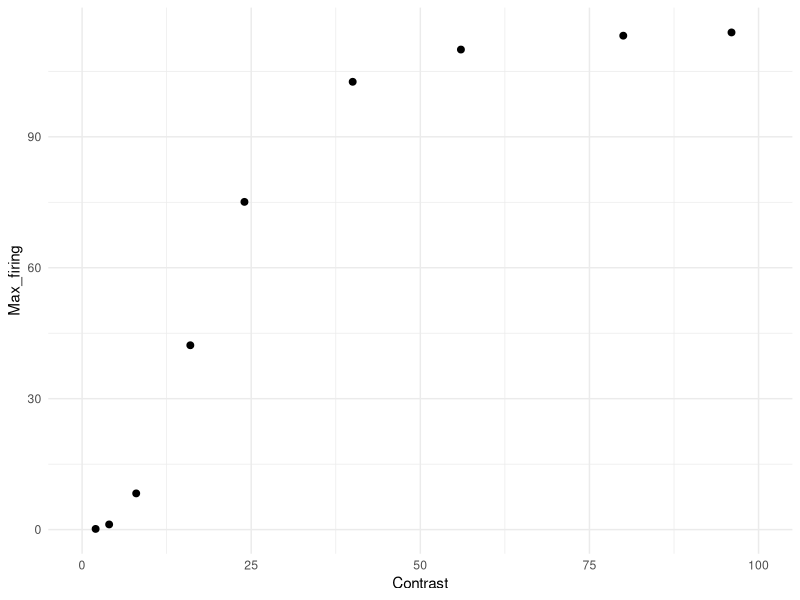
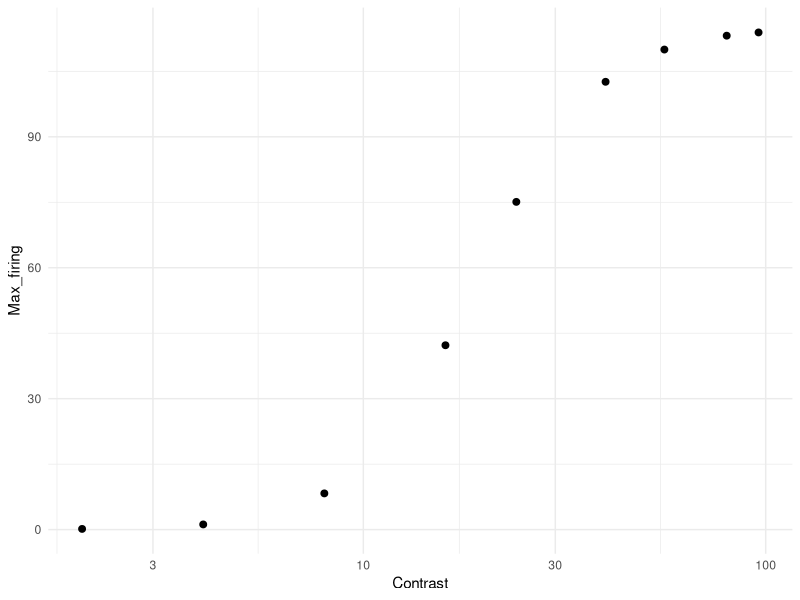

Recreate these plots in R, in order. (Note: this script raises an error after producing the figures.)
# Simulation based on Albrecht & Hamilton (1982, Fig. 4)

library(tidyverse)
library(doParallel)
library(foreach)

Contrast <- c(2, 4, 8, 16, 24, 40, 56, 80, 96)
Rmax <- 115
C50 <- 19.3
n   <-  2.9

Max_firing <- Rmax * Contrast^n / (Contrast^n + C50^n)
df_ah <- data.frame(Contrast, Max_firing)

g1 <- ggplot(df_ah, aes(x = Contrast, y = Max_firing)) +
  geom_point(size = 2) +
  coord_cartesian(xlim = c(0, 100)) +
  theme_minimal()
g1            

g2 <- ggplot(df_ah, aes(x = Contrast, y = Max_firing)) +
  geom_point(size = 2) +
  scale_x_log10() +
  theme_minimal()
g2 

### Simulation ###
cl <- makeCluster(parallel::detectCores() - 1)
registerDoParallel(cl)

n_neurons <- 180                                               # Number of neurons in the population
orientations <- seq(1, 180, by = 1)                            # Possible orientations (0 to 359 degrees)
preferred_orientations <-  seq(1, 180, length.out = n_neurons) # Preferred orientation of each neuron
max_firing_seq <- df_ah$Max_firing                             # Maximum firing rate of each neuron
contrast <-       df_ah$Contrast
tuning_width    <- 20                                          # Tuning width (standard deviation) of each neuron's response curve
n_trials <- 10000

all_results <- list()

for (max_firing_rate in max_firing_seq) {
  
  cat("Running max firing rate =", max_firing_rate, "\n")
  
  tuning_curves <- matrix(0, nrow = n_neurons, ncol = length(orientations))
  
  for (i in 1:n_neurons) {
    tuning_curves[i, ] <- max_firing_rate * exp(
      -0.5 * (
        pmin(abs(orientations - preferred_orientations[i]),
             180 - abs(orientations - preferred_orientations[i]))^2
      ) / tuning_width^2
    )
  }
  
  # ---- 90 ----
  responses_90 <- foreach(
    i = 1:n_trials,
    .combine = rbind,
    .packages = "stats"
  ) %dopar% {
    
    input_90 <- rnorm(n_trials, 90, 0)
    idx <- round(input_90[i]) + 1
    idx <- pmin(pmax(idx, 1), 180)
    
    mu <- tuning_curves[, idx]
    mu[mu == 0] <- 1e-8
    
    resp <- rnbinom(n_neurons, size = 1000000, mu = mu)
    
    cbind(resp,
          neuron = seq_len(n_neurons),
          stim = 90,
          trial = i,
          maxFR = max_firing_rate)
  }
  
  # ---- 91 ----
  responses_91 <- foreach(
    i = 1:n_trials,
    .combine = rbind,
    .packages = "stats"
  ) %dopar% {
    
    input_91 <- rnorm(n_trials, 91, 0)
    idx <- round(input_91[i]) + 1
    idx <- pmin(pmax(idx, 1), 180)
    
    mu <- tuning_curves[, idx]
    mu[mu == 0] <- 1e-8
    
    resp <- rnbinom(n_neurons, size = 1000000, mu = mu)
    
    cbind(resp,
          neuron = seq_len(n_neurons),
          stim = 91,
          trial = i,
          maxFR = max_firing_rate)
  }
  
  df_tmp <- as.data.frame(rbind(responses_90, responses_91))
  colnames(df_tmp) <- c("Spikes", "Neuron", "Stimulus", "Trial", "Contrast")
  
  all_results[[as.character(max_firing_rate)]] <- df_tmp
}

df <- do.call(rbind, all_results)
df$Contrast <- contrast[match(df$Contrast, max_firing_seq)]

### Visualization ###
df %>%
  group_by(Stimulus, Contrast, Trial) %>%
  summarise(Sum_spikes = sum(Spikes), .groups = "drop") -> df_sum

g3 <- ggplot(df_sum, aes(x = Sum_spikes)) +
  geom_density(alpha = 0.2, linewidth = 1) +
  theme_classic() +
  facet_wrap(. ~ Contrast, scales = "free") +  # axes scale to "free"
  scale_x_continuous(
    breaks = scales::pretty_breaks(n = 3)  # pretty
  ) +
  labs(
    x = "Sum of spikes",
    y = "Density",
    color = "Max firing rate",
    fill =  "Max firing rate"
  )
g3

df_sum %>%
  group_by(Contrast) %>%
  summarise(Mean_sum_spikes = mean(Sum_spikes),
            SD_sum_spikes = sd(Sum_spikes), .groups = "drop") -> df_summary

df_summary %>%
  ggplot(aes(x = Contrast, y = Mean_sum_spikes)) +
  geom_point(size = 2) +
  coord_cartesian(xlim = c(0, 100)) +
  theme_minimal() -> g4
g4

df_summary %>%
  ggplot(aes(x = Contrast, y = Mean_sum_spikes)) +
  geom_point(size = 2) +
  scale_x_log10() +
  theme_minimal() -> g5
g5

df_summary %>%
  ggplot(aes(x = Contrast, y = SD_sum_spikes)) +
  geom_point(size = 2) +
  coord_cartesian(xlim = c(0, 100)) +
  theme_minimal() -> g6
g6

df_summary %>%
  ggplot(aes(x = Contrast, y = SD_sum_spikes)) +
  geom_point(size = 2) +
  scale_x_log10() +
  theme_minimal() -> g7
g7

df %>%
  filter(Neuron %in% c(90, 91)) %>%
  pivot_wider(names_from = Neuron, values_from = Spikes) %>%
  ggplot(aes(x = `90`, y = `91`, color = factor(Stimulus))) +
  geom_point(size = 2, alpha = 0.2) +
  labs(x = "Neuron 90", y = "Neuron 91") +
  coord_cartesian(xlim = c(0, 100), ylim = c(0, 100)) +
  theme_minimal() +
  facet_wrap(. ~ Contrast) -> g8
# g8

# sanity check for fano factor 
df %>%
  group_by(Contrast, Stimulus, Neuron) %>%
  summarise(
    mean_spikes = mean(Spikes),
    var_spikes  = var(Spikes),
    fano = var_spikes / mean_spikes,
    .groups = "drop"
  ) %>%
  filter(mean_spikes > 0) %>%
  group_by(Contrast, Stimulus) %>%
  summarise(
    mean_mean_spikes = mean(mean_spikes, na.rm = TRUE),
    mean_var_spikes = mean(var_spikes),
    mean_fano = mean(fano, na.rm = TRUE), # average across neurons
    sd_fano   = sd(fano, na.rm = TRUE),   # sd across neurons
    .groups = "drop")

### Linear Fisher information ###
df_wide <- df %>%
  pivot_wider(
    id_cols = c(Trial, Contrast, Stimulus),
    names_from = Neuron,
    values_from = Spikes)

df_wide$Stimulus_bin <- ifelse(df_wide$Stimulus == 90, 1, 0)

compute_lfi <- function(data, lambda = 1e-6) {
  
  neurons <- grep("^[0-9]+$", colnames(data), value = TRUE)  
  
  data0 <- data[data$Stimulus_bin == 0, neurons]
  data1 <- data[data$Stimulus_bin == 1, neurons]
  
  mu0 <- colMeans(data0)
  mu1 <- colMeans(data1)
  
  df <- mu1 - mu0
  
  Sigma0 <- cov(data0)
  Sigma1 <- cov(data1)
  Sigma  <- (Sigma0 + Sigma1) / 2
  
  p <- length(neurons)              # 逆行列を安定化させる処理 (ニューロン間の相関を少し弱める)
  Sigma <- Sigma + lambda * diag(p) # Ridge正則化, Tikhonov regularization (小さい固有値を持ち上げる)
  
  I <- as.numeric(t(df) %*% solve(Sigma) %*% df) # LFI
  I_per_neuron <- I / p
  
  return(I_per_neuron)
}

maxFR_values <- sort(unique(df_wide$Contrast))

lfi_results <- data.frame(
  Contrast = numeric(),
  LFI_per_neuron = numeric()
)

for (maxFR in maxFR_values) {
  df_sub <- df_wide[df_wide$Contrast == maxFR, ]
  lfi_value <- compute_lfi(df_sub)
  lfi_results <- rbind(lfi_results,
                       data.frame(Contrast = maxFR,
                                  LFI_per_neuron = lfi_value))
}

lfi_results$Contrast <- contrast
print(lfi_results)

lfi_results %>%
  ggplot(aes(x = Contrast, y = LFI_per_neuron)) +
  geom_point(size = 2) +
  coord_cartesian(xlim = c(0, 100)) +
  theme_minimal() -> g9
g9

### Decoding with logistic regression ###
run_logistic_cv_parallel <- function(data, k = 5, ncores = detectCores() - 1) {
  
  predictors <- grep("^[0-9]+$", colnames(data), value = TRUE)  
  n <- nrow(data)
  
  set.seed(123)
  folds <- sample(rep(1:k, length.out = n))
  
  cl <- makeCluster(ncores)
  registerDoParallel(cl)
  
  acc <- foreach(i = 1:k, .combine = c) %dopar% {
    
    train <- data[folds != i, ]
    test  <- data[folds == i, ]
    
    model <- glm(
      Stimulus_bin ~ .,
      data = train[, c("Stimulus_bin", predictors)],
      family = binomial
    )
    
    prob <- predict(model, newdata = test, type = "response")
    pred <- ifelse(prob > 0.5, 1, 0)
    
    mean(pred == test$Stimulus_bin)
  }
  
  stopCluster(cl)
  
  mean(acc)
}

decoding_results <- data.frame(
  Contrast = numeric(),
  Decoding_accuracy = numeric()
)

for (maxFR in maxFR_values) {
  df_sub <- df_wide[df_wide$Contrast == maxFR, ]
  accuracy <- run_logistic_cv_parallel(df_sub, k = 5, ncores = detectCores() - 1)
  decoding_results <- rbind(decoding_results,
                            data.frame(Contrast = maxFR,
                                       Decoding_accuracy = accuracy))
}

decoding_results <- mutate(decoding_results, D_prime = qnorm(Decoding_accuracy) - qnorm(1 - Decoding_accuracy),
                           Contrast = contrast)
decoding_results

decoding_results %>%
  ggplot(aes(x = Contrast, y = D_prime)) +
  geom_point(size = 2) +
  coord_cartesian(xlim = c(0, 100)) +
  theme_minimal() -> g10
g10

decoding_results %>%
  ggplot(aes(x = Contrast, y = D_prime)) +
  geom_point(size = 2) +
  scale_x_log10() +
  theme_minimal() -> g11
g11

g <- cowplot::plot_grid(g1, g2, g10, g11, g4, g5, nrow = 3)
ggsave("fig_4.png", g, width = 4, height = 5.6, dpi = 300)
